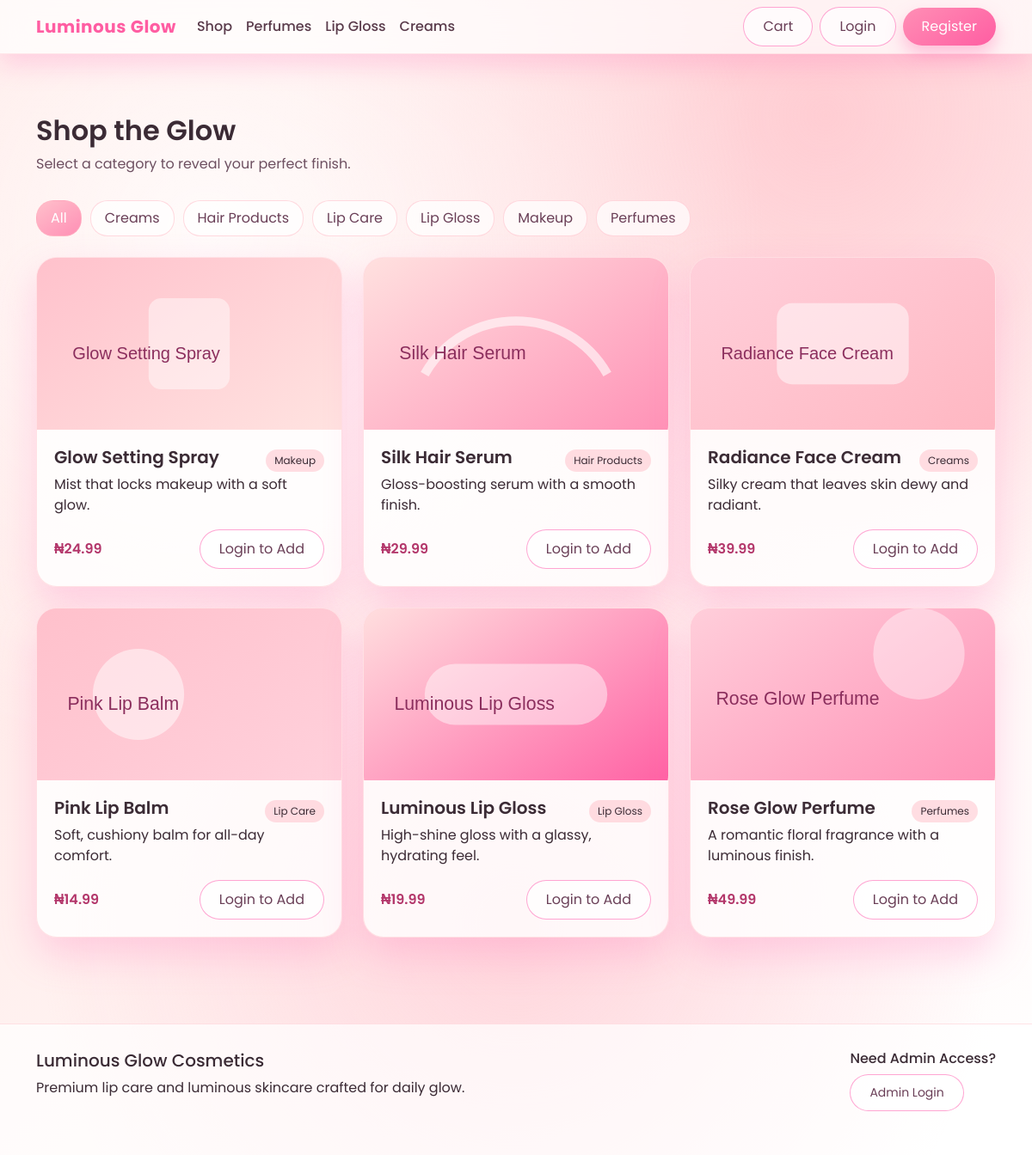
Page /products on the committed database.
### models.py (models this page shows)
class Product(Base):
    __tablename__ = "products"
    id = Column(Integer, primary_key=True, index=True)
    name = Column(String(120), nullable=False)
    description = Column(Text, nullable=False)
    price = Column(Float, nullable=False)
    category = Column(String(50), nullable=False, index=True)
    image_url = Column(String(255), nullable=False)
    stock = Column(Integer, default=0)
    cart_items = relationship("CartItem", back_populates="product")

### main.py (the view)
@app.get("/products")
def product_list(request: Request, category: str | None = None, db: Session = Depends(get_db)):
    query = db.query(Product)
    if category:
        query = query.filter(Product.category == category)
    products = query.order_by(Product.id.desc()).all()
    categories = [row[0] for row in db.query(Product.category).distinct().all()]
    return templates.TemplateResponse(
        "products.html",
        {
            "request": request,
            "products": products,
            "categories": categories,
            "selected_category": category,
            "current_user": get_current_user_optional(request, db),
        },
    )

### templates/products.html
{% extends "base.html" %}
{% block content %}
<section class="section">
  <div class="container">
    <div class="section-header">
      <h2>Shop the Glow</h2>
      <p>Select a category to reveal your perfect finish.</p>
    </div>
    <div class="category-filter">
      <a class="chip {% if not selected_category %}active{% endif %}" href="/products">All</a>
      {% for category in categories %}
      <a class="chip {% if selected_category == category %}active{% endif %}" href="/products?category={{ category }}">{{ category }}</a>
      {% endfor %}
    </div>
    <div class="row g-4">
      {% for product in products %}
      <div class="col-12 col-sm-6 col-lg-4">
        <div class="product-card">
          <img src="{{ product.image_url }}" alt="{{ product.name }}" />
          <div class="product-body">
            <div class="d-flex justify-content-between align-items-center">
              <h5>{{ product.name }}</h5>
              <span class="tag">{{ product.category }}</span>
            </div>
            <p>{{ product.description }}</p>
            <div class="product-footer">
              <span class="price">₦{{ "%.2f"|format(product.price) }}</span>
              {% if current_user %}
              <form method="post" action="/cart/add/{{ product.id }}">
                <button class="btn btn-glossy" type="submit">Add to Cart</button>
              </form>
              {% else %}
              <a class="btn btn-glossy-outline" href="/login">Login to Add</a>
              {% endif %}
            </div>
          </div>
        </div>
      </div>
      {% else %}
      <div class="col-12">
        <div class="empty-state">No products available in this category yet.</div>
      </div>
      {% endfor %}
    </div>
  </div>
</section>
{% endblock %}

### static/css/style.css (style rules this page uses)
:root { --pink-1: #ffb6c1; --pink-2: #ffc0cb; --pink-3: #ffd1dc; --pink-4: #ffe4e1; --white: #ffffff; --rose-glow: #ff8fb5; --magenta: #ff5da2; --shadow: rgba(255, 105, 180, 0.25); }
* { box-sizing: border-box; }
body { font-family: "Poppins", sans-serif; background: linear-gradient(135deg, var(--pink-4), var(--white)); color: #3b2b35; min-height: 100vh; position: relative; }
.section { padding: 40px 0 60px; }
.section-header { margin-bottom: 30px; }
.section-header h2 { font-weight: 600; margin-bottom: 8px; }
.section-header p { color: #6d5061; }
.btn-glossy-outline { border: 1px solid rgba(255, 105, 180, 0.6); border-radius: 30px; padding: 10px 22px; background: rgba(255, 255, 255, 0.7); color: #6a3f57; }
.product-card { background: rgba(255, 255, 255, 0.8); border-radius: 24px; overflow: hidden; box-shadow: 0 20px 45px rgba(255, 105, 180, 0.25); border: 1px solid rgba(255, 182, 193, 0.4); transition: transform 0.2s ease, box-shadow 0.2s ease; }
.product-card img { width: 100%; height: 200px; object-fit: cover; background: linear-gradient(135deg, var(--pink-2), var(--pink-4)); }
.product-body { padding: 20px; }
.product-body h5 { font-weight: 600; }
.product-footer { display: flex; justify-content: space-between; align-items: center; margin-top: 16px; gap: 12px; }
.price { font-weight: 600; color: #b3366a; }
.tag { background: rgba(255, 182, 193, 0.45); padding: 4px 10px; border-radius: 16px; font-size: 0.75rem; }
.category-filter { display: flex; flex-wrap: wrap; gap: 10px; margin-bottom: 24px; }
.chip { padding: 8px 16px; border-radius: 20px; border: 1px solid rgba(255, 182, 193, 0.5); text-decoration: none; color: #6a3f57; background: rgba(255, 255, 255, 0.7); }
.chip.active { background: linear-gradient(145deg, var(--pink-2), var(--rose-glow)); color: var(--white); }

### rows in the picture
Product: image_url (picture), name "Glow Setting Spray", category "Makeup", description "Mist that locks makeup with a soft glow.", price "24.99"
Product: image_url (picture), name "Silk Hair Serum", category "Hair Products", description "Gloss-boosting serum with a smooth finish.", price "29.99"
Product: image_url (picture), name "Radiance Face Cream", category "Creams", description "Silky cream that leaves skin dewy and radiant.", price "39.99"
Product: image_url (picture), name "Pink Lip Balm", category "Lip Care", description "Soft, cushiony balm for all-day comfort.", price "14.99"
Product: image_url (picture), name "Luminous Lip Gloss", category "Lip Gloss", description "High-shine gloss with a glassy, hydrating feel.", price "19.99"
Product: image_url (picture), name "Rose Glow Perfume", category "Perfumes", description "A romantic floral fragrance with a luminous finish.", price "49.99"

### other values in the picture
{{ category }} "Creams" "Hair Products" "Lip Care" "Lip Gloss" "Makeup" "Perfumes"
